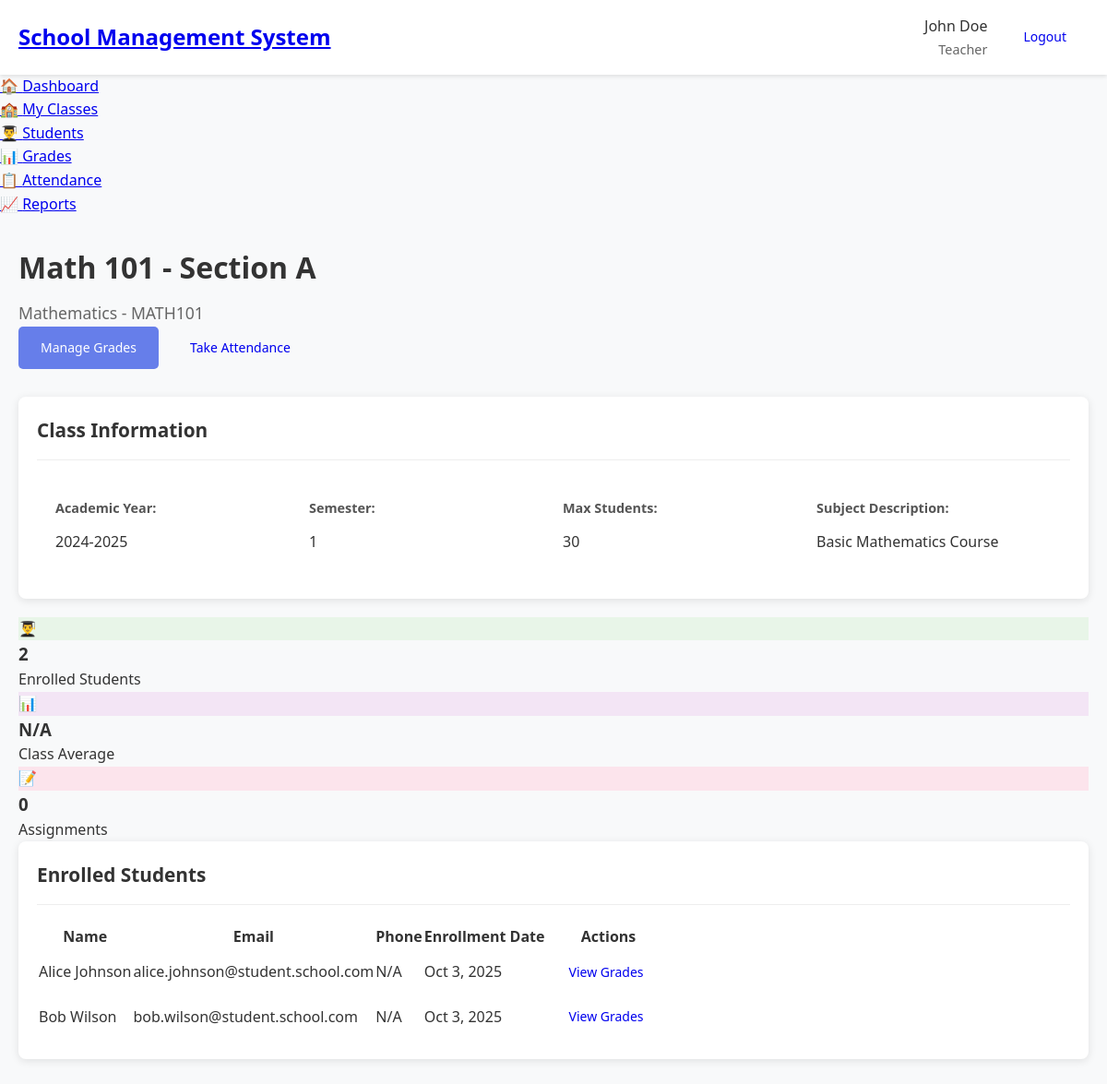
The page /teacher/class_details.php?id=1 (signed in) on the database its author committed.
### tables this page shows
CREATE TABLE classes (
    id INT PRIMARY KEY AUTO_INCREMENT,
    name VARCHAR(100) NOT NULL,
    subject_id INT,
    teacher_id INT,
    academic_year VARCHAR(20) NOT NULL,
    semester ENUM('1', '2') NOT NULL,
    max_students INT DEFAULT 30,
    created_at TIMESTAMP DEFAULT CURRENT_TIMESTAMP,
    FOREIGN KEY (subject_id) REFERENCES subjects(id) ON DELETE SET NULL,
    FOREIGN KEY (teacher_id) REFERENCES users(id) ON DELETE SET NULL
);

CREATE TABLE subjects (
    id INT PRIMARY KEY AUTO_INCREMENT,
    name VARCHAR(100) NOT NULL,
    code VARCHAR(20) UNIQUE NOT NULL,
    description TEXT,
    created_at TIMESTAMP DEFAULT CURRENT_TIMESTAMP
);

CREATE TABLE enrollments (
    id INT PRIMARY KEY AUTO_INCREMENT,
    student_id INT NOT NULL,
    class_id INT NOT NULL,
    enrollment_date TIMESTAMP DEFAULT CURRENT_TIMESTAMP,
    status ENUM('active', 'dropped', 'completed') DEFAULT 'active',
    FOREIGN KEY (student_id) REFERENCES users(id) ON DELETE CASCADE,
    FOREIGN KEY (class_id) REFERENCES classes(id) ON DELETE CASCADE,
    UNIQUE KEY unique_enrollment (student_id, class_id)
);

CREATE TABLE users (
    id INT PRIMARY KEY AUTO_INCREMENT,
    username VARCHAR(50) UNIQUE NOT NULL,
    email VARCHAR(100) UNIQUE NOT NULL,
    password VARCHAR(255) NOT NULL,
    role ENUM('admin', 'teacher', 'student') NOT NULL,
    first_name VARCHAR(50) NOT NULL,
    last_name VARCHAR(50) NOT NULL,
    phone VARCHAR(20),
    address TEXT,
    date_of_birth DATE,
    created_at TIMESTAMP DEFAULT CURRENT_TIMESTAMP,
    updated_at TIMESTAMP DEFAULT CURRENT_TIMESTAMP ON UPDATE CURRENT_TIMESTAMP,
    is_active BOOLEAN DEFAULT TRUE
);

### teacher/class_details.php (the view, shortened to what this page needs)
<?php
$database = new Database();
$db = $database->getConnection();
$teacher_id = $_SESSION['user_id'];
$class_id = isset($_GET['id']) ? $_GET['id'] : 0;
$query = "SELECT c.*, s.name as subject_name, s.code as subject_code, s.description as subject_description
          FROM classes c
          LEFT JOIN subjects s ON c.subject_id = s.id
          WHERE c.id = :class_id AND c.teacher_id = :teacher_id";
$stmt = $db->prepare($query);
$stmt->bindParam(":class_id", $class_id);
$stmt->bindParam(":teacher_id", $teacher_id);
$stmt->execute();
$class = $stmt->fetch(PDO::FETCH_ASSOC);
$query = "SELECT u.id, u.first_name, u.last_name, u.email, u.phone, e.enrollment_date
          FROM users u
          JOIN enrollments e ON u.id = e.student_id
          WHERE e.class_id = :class_id AND e.status = 'active'
          ORDER BY u.last_name, u.first_name";
$stmt = $db->prepare($query);
$stmt->bindParam(":class_id", $class_id);
$stmt->execute();
$students = $stmt->fetchAll(PDO::FETCH_ASSOC);
$stats = [];
$stats['total_students'] = count($students);
$query = "SELECT AVG((grade/max_grade)*100) as avg_grade
          FROM grades
          WHERE class_id = :class_id";
$stmt = $db->prepare($query);
$stmt->bindParam(":class_id", $class_id);
$stmt->execute();
$result = $stmt->fetch(PDO::FETCH_ASSOC);
$stats['avg_grade'] = $result['avg_grade'] ? number_format($result['avg_grade'], 1) : 'N/A';
$query = "SELECT COUNT(DISTINCT assignment_name) as count
          FROM grades
          WHERE class_id = :class_id";
$stmt = $db->prepare($query);
$stmt->bindParam(":class_id", $class_id);
$stmt->execute();
$stats['total_assignments'] = $stmt->fetch(PDO::FETCH_ASSOC)['count'];
?>
<!DOCTYPE html>
<html lang="en">
<head>
    <link rel="stylesheet" href="../assets/css/style.css">
    <link rel="stylesheet" href="../assets/css/teacher.css">
</head>
<body class="dashboard logged-in">
    <?php include 'includes/navbar.php'; ?>
    <div class="dashboard-container">
        <?php include 'includes/sidebar.php'; ?>
        <main class="main-content">
            <div class="page-header">
                <div>
                    <h1 class="page-title"><?php echo htmlspecialchars($class['name']); ?></h1>
                    <p class="page-subtitle"><?php echo htmlspecialchars($class['subject_name']); ?> - <?php echo htmlspecialchars($class['subject_code']); ?></p>
                </div>
                <div class="header-actions">
                    <a href="grades.php?class_id=<?php echo $class_id; ?>" class="btn btn-primary">Manage Grades</a>
                    <a href="attendance.php?class_id=<?php echo $class_id; ?>" class="btn btn-secondary">Take Attendance</a>
                </div>
            </div>
            <div class="card">
                <div class="card-header">
                    <h2 class="card-title">Class Information</h2>
                </div>
                <div class="class-info-grid">
                    <div class="info-item">
                        <label>Academic Year:</label>
                        <span><?php echo htmlspecialchars($class['academic_year']); ?></span>
                    </div>
                    <div class="info-item">
                        <label>Semester:</label>
                        <span><?php echo htmlspecialchars($class['semester']); ?></span>
                    </div>
                    <div class="info-item">
                        <label>Max Students:</label>
                        <span><?php echo htmlspecialchars($class['max_students']); ?></span>
                    </div>
                    <div class="info-item">
                        <label>Subject Description:</label>
                        <span><?php echo htmlspecialchars($class['subject_description']); ?></span>
                    </div>
                </div>
            </div>
            <div class="stats-grid">
                <div class="stat-card">
                    <div class="stat-icon students-icon">👨‍🎓</div>
                    <div class="stat-content">
                        <h3><?php echo $stats['total_students']; ?></h3>
                        <p>Enrolled Students</p>
                    </div>
                </div>
                <div class="stat-card">
                    <div class="stat-icon average-icon">📊</div>
                    <div class="stat-content">
                        <h3><?php echo $stats['avg_grade']; ?><?php echo $stats['avg_grade'] !== 'N/A' ? '%' : ''; ?></h3>
                        <p>Class Average</p>
                    </div>
                </div>
                <div class="stat-card">
                    <div class="stat-icon assignments-icon">📝</div>
                    <div class="stat-content">
                        <h3><?php echo $stats['total_assignments']; ?></h3>
                        <p>Assignments</p>
                    </div>
                </div>
            </div>
            <div class="card">
                <div class="card-header">
                    <h2 class="card-title">Enrolled Students</h2>
                </div>
                <?php if(!empty($students)): ?>
                <div class="table-container">
                    <table class="data-table">
                        <thead>
                            <tr>
                                <th>Name</th>
                                <th>Email</th>
                                <th>Phone</th>
                                <th>Enrollment Date</th>
                                <th>Actions</th>
                            </tr>
                        </thead>
                        <tbody>
                            <?php foreach($students as $student): ?>
                            <tr>
                                <td><?php echo htmlspecialchars($student['first_name'] . ' ' . $student['last_name']); ?></td>
                                <td><?php echo htmlspecialchars($student['email']); ?></td>
                                <td><?php echo htmlspecialchars($student['phone'] ?: 'N/A'); ?></td>
                                <td><?php echo date('M j, Y', strtotime($student['enrollment_date'])); ?></td>
                                <td class="actions">
                                    <a href="student_grades.php?student_id=<?php echo $student['id']; ?>&class_id=<?php echo $class_id; ?>"
                                       class="btn btn-sm btn-outline">View Grades</a>
                                </td>
                            </tr>
                            <?php endforeach; ?>
                        </tbody>
                    </table>
                </div>
                <?php else: ?>
                <div class="empty-state">
                    <p>No students enrolled in this class yet.</p>
                </div>
                <?php endif; ?>
            </div>
        </main>
    </div>
</body>
</html>

### assets/css/style.css (style rules this page uses)
* { margin: 0; padding: 0; box-sizing: border-box; }
body { font-family: "Segoe UI", Tahoma, Geneva, Verdana, sans-serif; line-height: 1.6; color: #333; background-color: #f5f5f5; }
.btn { padding: 12px 24px; border: none; border-radius: 5px; font-size: 14px; font-weight: 500; cursor: pointer; transition: all 0.3s ease; text-decoration: none; display: inline-block; text-align: center; }
.btn-primary { background: #667eea; color: white; }
.dashboard { min-height: 100vh; background-color: #f8f9fa; }
.main-content { max-width: 1200px; margin: 0 auto; padding: 30px 20px; }
.page-header { margin-bottom: 30px; }
.page-title { font-size: 2rem; color: #333; margin-bottom: 10px; }
.page-subtitle { color: #666; font-size: 1.1rem; }
.card { background: white; border-radius: 8px; box-shadow: 0 2px 10px rgba(0, 0, 0, 0.1); padding: 20px; margin-bottom: 20px; }
.card-header { border-bottom: 1px solid #eee; padding-bottom: 15px; margin-bottom: 20px; }
.card-title { font-size: 1.3rem; color: #333; margin: 0; }

### assets/css/teacher.css (style rules this page uses)
.class-info-grid { display: grid; grid-template-columns: repeat(auto-fit, minmax(250px, 1fr)); gap: 20px; padding: 20px; }
.info-item { display: flex; flex-direction: column; gap: 5px; }
.info-item label { font-weight: 600; color: #555; font-size: 0.9rem; }
.info-item span { color: #333; padding: 8px 0; }
.header-actions { display: flex; gap: 10px; align-items: center; }
.students-icon { background: #e8f5e8; }
.average-icon { background: #f3e5f5; }
.assignments-icon { background: #fce4ec; }
.data-table .actions { white-space: nowrap; }
.data-table .actions .btn { margin-right: 5px; }

### rows shown on the page
classes: name "Math 101 - Section A", subject.name "Mathematics", subject.code "MATH101", academic_year "2024-2025", semester "1", max_students "30", subject.description "Basic Mathematics Course"
enrollments: student.last_name "Alice Johnson", student.email "alice.johnson@student.school.com", student.phone "N/A", enrollment_date "Oct 3, 2025"
enrollments: student.last_name "Bob Wilson", student.email "bob.wilson@student.school.com", student.phone "N/A", enrollment_date "Oct 3, 2025"

### other values the page prints
APP_NAME "School Management System"
$_SESSION['first_name'] "John"
$_SESSION['last_name'] "Doe"
$_SESSION['role'] "Teacher"
$stats['total_students'] "2"
$stats['avg_grade'] "N/A"
$stats['total_assignments'] "0"
